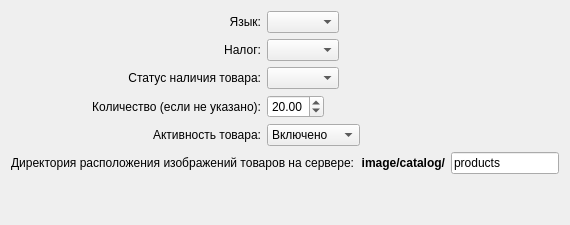
              <widget class="QWidget" name="tab_main">
               <attribute name="title">
                <string>Общие</string>
               </attribute>
               <layout class="QGridLayout" name="gridLayout_9">
                <item row="0" column="0">
                 <layout class="QGridLayout" name="gridLayout_8">
                  <item row="0" column="0">
                   <layout class="QHBoxLayout" name="horizontalLayout_6">
                    <item>
                     <widget class="QLabel" name="label_9">
                      <property name="minimumSize">
                       <size>
                        <width>250</width>
                        <height>0</height>
                       </size>
                      </property>
                      <property name="maximumSize">
                       <size>
                        <width>100</width>
                        <height>16777215</height>
                       </size>
                      </property>
                      <property name="text">
                       <string>Язык:</string>
                      </property>
                      <property name="alignment">
                       <set>Qt::AlignRight|Qt::AlignTrailing|Qt::AlignVCenter</set>
                      </property>
                     </widget>
                    </item>
                    <item>
                     <widget class="QComboBox" name="comboBox_sB_lang">
                      <property name="sizeAdjustPolicy">
                       <enum>QComboBox::AdjustToContents</enum>
                      </property>
                     </widget>
                    </item>
                    <item>
                     <spacer name="horizontalSpacer_6">
                      <property name="orientation">
                       <enum>Qt::Horizontal</enum>
                      </property>
                      <property name="sizeHint" stdset="0">
                       <size>
                        <width>40</width>
                        <height>20</height>
                       </size>
                      </property>
                     </spacer>
                    </item>
                   </layout>
                  </item>
                  <item row="1" column="0">
                   <layout class="QHBoxLayout" name="horizontalLayout_7">
                    <item>
                     <widget class="QLabel" name="label_11">
                      <property name="minimumSize">
                       <size>
                        <width>250</width>
                        <height>0</height>
                       </size>
                      </property>
                      <property name="maximumSize">
                       <size>
                        <width>250</width>
                        <height>16777215</height>
                       </size>
                      </property>
                      <property name="text">
                       <string>Налог:</string>
                      </property>
                      <property name="alignment">
                       <set>Qt::AlignRight|Qt::AlignTrailing|Qt::AlignVCenter</set>
                      </property>
                     </widget>
                    </item>
                    <item>
                     <widget class="QComboBox" name="comboBox_sB_tax">
                      <property name="sizeAdjustPolicy">
                       <enum>QComboBox::AdjustToContents</enum>
                      </property>
                     </widget>
                    </item>
                    <item>
                     <spacer name="horizontalSpacer_9">
                      <property name="orientation">
                       <enum>Qt::Horizontal</enum>
                      </property>
                      <property name="sizeHint" stdset="0">
                       <size>
                        <width>40</width>
                        <height>20</height>
                       </size>
                      </property>
                     </spacer>
                    </item>
                   </layout>
                  </item>
                  <item row="2" column="0">
                   <layout class="QHBoxLayout" name="horizontalLayout_8">
                    <item>
                     <widget class="QLabel" name="label_12">
                      <property name="minimumSize">
                       <size>
                        <width>250</width>
                        <height>0</height>
                       </size>
                      </property>
                      <property name="maximumSize">
                       <size>
                        <width>250</width>
                        <height>16777215</height>
                       </size>
                      </property>
                      <property name="text">
                       <string>Статус наличия товара:</string>
                      </property>
                      <property name="alignment">
                       <set>Qt::AlignRight|Qt::AlignTrailing|Qt::AlignVCenter</set>
                      </property>
                     </widget>
                    </item>
                    <item>
                     <widget class="QComboBox" name="comboBox_sB_stock">
                      <property name="sizeAdjustPolicy">
                       <enum>QComboBox::AdjustToContents</enum>
                      </property>
                     </widget>
                    </item>
                    <item>
                     <spacer name="horizontalSpacer_10">
                      <property name="orientation">
                       <enum>Qt::Horizontal</enum>
                      </property>
                      <property name="sizeHint" stdset="0">
                       <size>
                        <width>40</width>
                        <height>20</height>
                       </size>
                      </property>
                     </spacer>
                    </item>
                   </layout>
                  </item>
                  <item row="3" column="0">
                   <layout class="QHBoxLayout" name="horizontalLayout_9">
                    <item>
                     <widget class="QLabel" name="label_13">
                      <property name="minimumSize">
                       <size>
                        <width>250</width>
                        <height>0</height>
                       </size>
                      </property>
                      <property name="maximumSize">
                       <size>
                        <width>250</width>
                        <height>16777215</height>
                       </size>
                      </property>
                      <property name="text">
                       <string>Количество (если не указано):</string>
                      </property>
                      <property name="alignment">
                       <set>Qt::AlignRight|Qt::AlignTrailing|Qt::AlignVCenter</set>
                      </property>
                     </widget>
                    </item>
                    <item>
                     <widget class="QDoubleSpinBox" name="doubleSpinBox_sB_quan">
                      <property name="value">
                       <double>20.000000000000000</double>
                      </property>
                     </widget>
                    </item>
                    <item>
                     <spacer name="horizontalSpacer_11">
                      <property name="orientation">
                       <enum>Qt::Horizontal</enum>
                      </property>
                      <property name="sizeHint" stdset="0">
                       <size>
                        <width>40</width>
                        <height>20</height>
                       </size>
                      </property>
                     </spacer>
                    </item>
                   </layout>
                  </item>
                  <item row="4" column="0">
                   <layout class="QHBoxLayout" name="horizontalLayout_11">
                    <item>
                     <widget class="QLabel" name="label_14">
                      <property name="minimumSize">
                       <size>
                        <width>250</width>
                        <height>0</height>
                       </size>
                      </property>
                      <property name="maximumSize">
                       <size>
                        <width>250</width>
                        <height>16777215</height>
                       </size>
                      </property>
                      <property name="text">
                       <string>Активность товара:</string>
                      </property>
                      <property name="alignment">
                       <set>Qt::AlignRight|Qt::AlignTrailing|Qt::AlignVCenter</set>
                      </property>
                     </widget>
                    </item>
                    <item>
                     <widget class="QComboBox" name="comboBox_sB_status">
                      <item>
                       <property name="text">
                        <string>Включено</string>
                       </property>
                      </item>
                      <item>
                       <property name="text">
                        <string>Отключено</string>
                       </property>
                      </item>
                     </widget>
                    </item>
                    <item>
                     <spacer name="horizontalSpacer_12">
                      <property name="orientation">
                       <enum>Qt::Horizontal</enum>
                      </property>
                      <property name="sizeHint" stdset="0">
                       <size>
                        <width>40</width>
                        <height>20</height>
                       </size>
                      </property>
                     </spacer>
                    </item>
                   </layout>
                  </item>
                  <item row="5" column="0">
                   <layout class="QHBoxLayout" name="horizontalLayout_10">
                    <item>
                     <widget class="QLabel" name="label_15">
                      <property name="text">
                       <string>Директория расположения изображений товаров на сервере:</string>
                      </property>
                      <property name="alignment">
                       <set>Qt::AlignRight|Qt::AlignTrailing|Qt::AlignVCenter</set>
                      </property>
                     </widget>
                    </item>
                    <item>
                     <widget class="QLabel" name="label_16">
                      <property name="font">
                       <font>
                        <weight>75</weight>
                        <bold>true</bold>
                       </font>
                      </property>
                      <property name="text">
                       <string>image/catalog/</string>
                      </property>
                      <property name="alignment">
                       <set>Qt::AlignRight|Qt::AlignTrailing|Qt::AlignVCenter</set>
                      </property>
                     </widget>
                    </item>
                    <item>
                     <widget class="QLineEdit" name="lineEdit_sB_dir">
                      <property name="text">
                       <string>products</string>
                      </property>
                     </widget>
                    </item>
                   </layout>
                  </item>
                  <item row="6" column="0">
                   <spacer name="verticalSpacer_2">
                    <property name="orientation">
                     <enum>Qt::Vertical</enum>
                    </property>
                    <property name="sizeHint" stdset="0">
                     <size>
                      <width>20</width>
                      <height>40</height>
                     </size>
                    </property>
                   </spacer>
                  </item>
                 </layout>
                </item>
               </layout>
              </widget>
